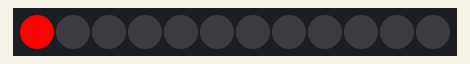
A sketch run on a simulated Arduino Uno, built with avr-gcc and run on an emulated ATmega328P. On the bench: 12 RGB LEDs in strip order, left to right.

Above: at 0.05 s.
At 1.2 s:
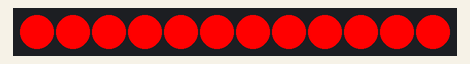
At 2.06 s:
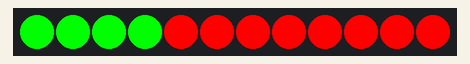
At 2.9 s:
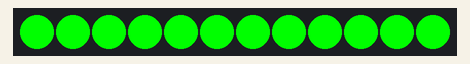
At 4.6 s:
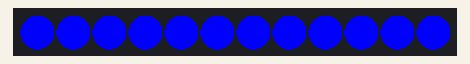
At 5.2 s:
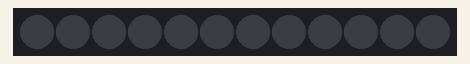

Measured:
- by itself, everything shown: repeats every 6.1 s, in 37 steps
- what the display in image 1 shows lasts 0.6 s, from 1.1 s to 1.7 s
- what the display in image 5 shows lasts 1.0 s, from 5.1 s to 6.1 s

The sketch:

neopixel.ino
```cpp
#include <Adafruit_NeoPixel.h>

#define PIN 6
#define NUMPIXELS 12

Adafruit_NeoPixel pixels(NUMPIXELS, PIN, NEO_GRB + NEO_KHZ800);

void setup() {
  pixels.begin();
}

void loop() {

  // Red
  for(int i = 0; i < NUMPIXELS; i++) {
    pixels.setPixelColor(i, pixels.Color(255,0,0));
    pixels.show();
    delay(100);
  }

  delay(500);

  // Green
  for(int i = 0; i < NUMPIXELS; i++) {
    pixels.setPixelColor(i, pixels.Color(0,255,0));
    pixels.show();
    delay(100);
  }

  delay(500);

  // Blue
  for(int i = 0; i < NUMPIXELS; i++) {
    pixels.setPixelColor(i, pixels.Color(0,0,255));
    pixels.show();
    delay(100);
  }

  delay(500);

  // Turn OFF
  pixels.clear();
  pixels.show();
  delay(1000);
}
```
